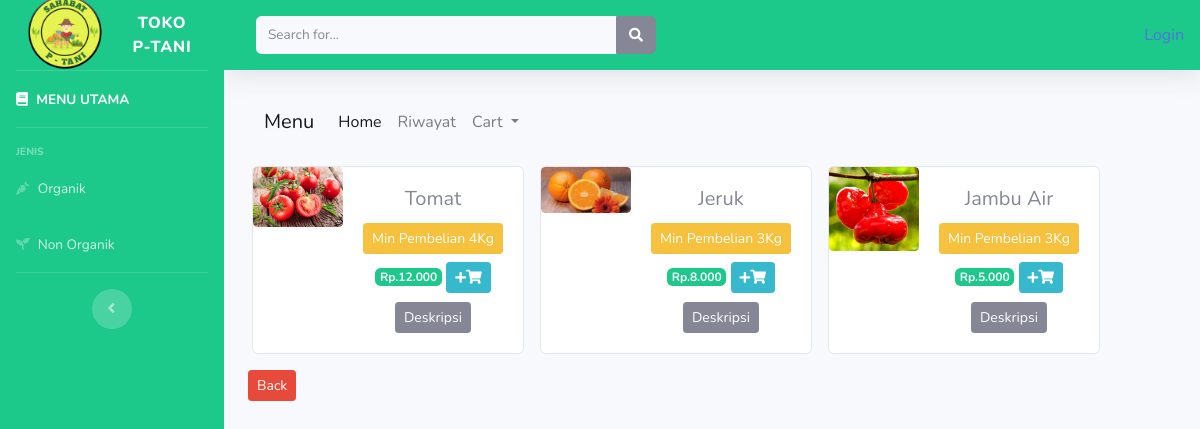
Page /index.php/jenis/organik on the committed database.
### tables this page shows
CREATE TABLE `tb_barang` (
  `id_brg` int(11) NOT NULL,
  `nama_penjual` varchar(60) NOT NULL,
  `alamat` varchar(200) NOT NULL,
  `telp` varchar(25) NOT NULL,
  `nama_brg` varchar(120) NOT NULL,
  `keterangan` varchar(600) NOT NULL,
  `kategori` varchar(60) NOT NULL,
  `jenis` varchar(60) NOT NULL,
  `harga` int(11) NOT NULL,
  `stok` int(4) NOT NULL,
  `min_pembelian` varchar(40) NOT NULL,
  `no_rek` varchar(100) NOT NULL,
  `waktu_panen` date NOT NULL,
  `gambar` text NOT NULL
);

### application/controllers/Jenis.php (called while the page is built, shortened)
<?php
class Jenis extends CI_Controller{
public function organik()
{
	$data['organik'] = $this->model_jenis->data_organik()->result();
	$this->load->view('templates/header');
	$this->load->view('templates/sidebar');
	$this->load->view('organik', $data);
	$this->load->view('templates/footer');
}
}
?>

### index.php (called while the page is built, shortened)
<?php
require_once BASEPATH.'core/CodeIgniter.php';

### application/models/model_jenis.php (called while the page is built, shortened)
<?php
class Model_jenis extends CI_Model{
public function data_organik()
{
	return $this->db->get_where('tb_barang', array('jenis' => 'organik'));
}
 }
?>

### application/views/organik.php (the view, shortened to what this page needs)
<div class="container-fluid">
 <nav class="navbar navbar-expand-lg navbar-light bg-light">
  <a class="navbar-brand" href="#">Menu</a>
  <div class="collapse navbar-collapse" id="navbarNavDropdown">
    <ul class="navbar-nav">
      <li class="nav-item active">
        <a class="nav-link" href="<?php echo base_url('dashboard1/')?>">Home <span class="sr-only">(current)</span></a>
      </li>
      <li class="nav-item">
        <a class="nav-link" href="<?php echo base_url('riwayat/')?>">Riwayat</a>
      </li>
      <li class="nav-item dropdown">
        <a class="nav-link dropdown-toggle" href="#" id="navbarDropdownMenuLink" role="button" data-toggle="modal" data-target="#cart" aria-haspopup="true" aria-expanded="false">
          Cart
        </a>
      </li>
    </ul>
  </div>
</nav>
 <div class="row text-center mt-3">
    <?php foreach ($organik as $brg): ?>
       <div class="card ml-3" style="width: 17rem;">
  <div class="row no-gutters">
    <div class="col-md-4">
      <img src="<?php echo base_url(). '/uploads/'. $brg->gambar?>" class="card-img" alt="...">
    </div>
    <div class="col-md-8">
      <div class="card-body">
        <h5 class="card-title"><?php echo $brg->nama_brg ?></h5>
        <div class="btn btn-sm btn-warning mb-2">Min Pembelian <?php echo $brg->min_pembelian ?>Kg</div>
        <span class="badge badge-success mb-3">Rp.<?php echo number_format($brg->harga, 0,',','.')  ?></span>
         <?php echo anchor('dashboard1/tambah_ke_keranjang/' .$brg->id_brg, '<div class="btn btn-sm btn-info"><i class="fa fa-plus fa-sm"></i><i class="fas fa-shopping-cart" ></i></div>') ?>
         <?php echo anchor('dashboard1/detail/' .$brg->id_brg, '<div class="btn btn-sm btn-secondary">Deskripsi</div>') ?>
      </div>
    </div>
  </div>
</div>
    <?php endforeach; ?>
  </div>
  <?php echo anchor('dashboard1/index/', '<div class="btn btn-sm btn-danger mt-3">Back</div>') ?>
  </div>

### application/bg.css (style rules this page uses)
body { background-image: url(uploads/bg.png); }

### rows in the picture
tb_barang: gambar (picture), nama_brg "Tomat", min_pembelian "4", harga "12.000", id_brg "Deskripsi"
tb_barang: gambar (picture), nama_brg "Jeruk", min_pembelian "3", harga "8.000", id_brg "Deskripsi"
tb_barang: gambar (picture), nama_brg "Jambu Air", min_pembelian "3", harga "5.000", id_brg "Deskripsi"

### other values in the picture
anchor('auth/login', 'Login') "Login"
